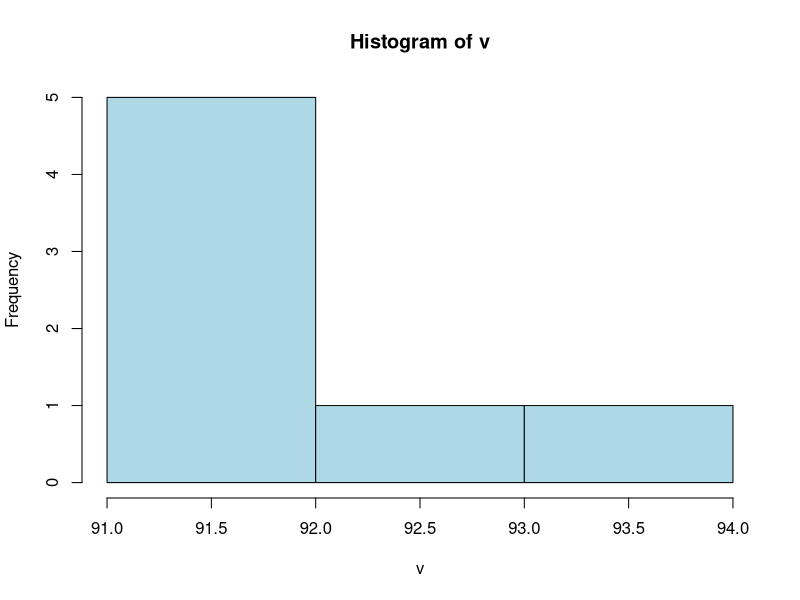

This figure's R source:

#Problem1: 
#I : A teacher adjusts the marks of an examination by raising each score by 5 percent. 
#What happens to mean and standard deviation?

v1  = c(50,59,68,71,73,77,80)
##Both mean and sd varying
#v2 = v1 + 0.05 * v1  
##Only Mean varying
v2 = v1 + 5
mean_v1 = mean(v1)
mean_v2 = mean(v2)
sd_v1 = sd(v1)
sd_v2 = sd(v2)

if(mean_v1 == mean_v2){
  print("[INFO]:: MEAN not effected")
  
} else {
    print ("[INFO]::MEAN effected")
}

if (sd_v1 == sd_v2){
  print ("[INFO]:: SD not effected")
} else {
    print ("[INFO]:: SD effected")
}

##Problem1:II

v = c(92,93,92,94,92,91,92)
hist(v,col ="lightblue")
mean_v = mean(v)
sd_v = sd(v)

##Problem:III

A = c(rep(2.5,times=20),rep(7.5,times=20),rep(12.5,times=20),rep(17.5,times=20),rep(22.5,times=20))
B = c(rep(2.5,times=10),rep(7.5,times=20),rep(12.5,times=40),rep(17.5,times=20),rep(22.5,times=10))
C = c(rep(2.5,times=5),rep(7.5,times=25),rep(12.5,times=40),rep(17.5,times=25),rep(22.5,times=5))
D = c(rep(2.5,times=30),rep(7.5,times=15),rep(12.5,times=10),rep(17.5,times=15),rep(22.5,times=30))
#hist(A,col="lightblue")
#hist(B,col="lightblue")
#hist(C,col="lightblue")
#hist(D,col="lightblue")
meanVect = c(mean(A),mean(B),mean(C),mean(D))
sdVect = c(sd(A),sd(B),sd(C),sd(D))
minsd = min(sdVect)
maxsd = max(sdVect)
if ( minsd == sdVect[1]){
    paste ("Data set A has minimum sd:",minsd)
} else if (minsd == sdVect[2]) {
  paste ("Data set B has minimum sd:",minsd)
} else if (minsd == sdVect[3]) {
  paste ("Data set C has minimum sd:",minsd)
} else if (minsd == sdVect[4]) {
  paste ("Data set D has minimum sd:",minsd)
}

if ( maxsd == sdVect[1]){
  paste ("Data set A has maximum sd:",maxsd)
} else if (maxsd == sdVect[2]) {
  paste ("Data set B has maximum sd:",maxsd)
} else if (maxsd == sdVect[3]) {
  paste ("Data set C has maximum sd:",maxsd)
} else if (maxsd == sdVect[4]) {
  paste ("Data set D has maximum sd:",maxsd)
}

##Problem : IV
#If a set of data has a standard deviation of 0, then: 
#A. the mean of the data must be 0
#B. all of the data values are the same
#C. the data values collected had a sum of 0
#D. the z-score of the mean of the data is equal to 1
##Ans : B
